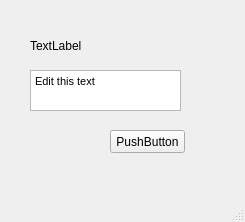
<?xml version="1.0" encoding="UTF-8"?>
<ui version="4.0">
 <class>MainWindow</class>
 <widget class="QMainWindow" name="MainWindow">
  <property name="geometry">
   <rect>
    <x>0</x>
    <y>0</y>
    <width>245</width>
    <height>222</height>
   </rect>
  </property>
  <property name="windowTitle">
   <string>QuickWindow</string>
  </property>
  <widget class="QWidget" name="centralwidget">
   <widget class="QPushButton" name="pushButton">
    <property name="geometry">
     <rect>
      <x>110</x>
      <y>130</y>
      <width>75</width>
      <height>23</height>
     </rect>
    </property>
    <property name="text">
     <string>PushButton</string>
    </property>
   </widget>
   <widget class="QLabel" name="label">
    <property name="geometry">
     <rect>
      <x>30</x>
      <y>25</y>
      <width>151</width>
      <height>41</height>
     </rect>
    </property>
    <property name="text">
     <string>TextLabel</string>
    </property>
   </widget>
   <widget class="QTextEdit" name="textEdit">
    <property name="geometry">
     <rect>
      <x>30</x>
      <y>70</y>
      <width>151</width>
      <height>41</height>
     </rect>
    </property>
    <property name="html">
     <string>&lt;!DOCTYPE HTML PUBLIC &quot;-//W3C//DTD HTML 4.0//EN&quot; &quot;http://www.w3.org/TR/REC-html40/strict.dtd&quot;&gt;
&lt;html&gt;&lt;head&gt;&lt;meta name=&quot;qrichtext&quot; content=&quot;1&quot; /&gt;&lt;style type=&quot;text/css&quot;&gt;
p, li { white-space: pre-wrap; }
&lt;/style&gt;&lt;/head&gt;&lt;body style=&quot; font-family:'MS Shell Dlg 2'; font-size:8.25pt; font-weight:400; font-style:normal;&quot;&gt;
&lt;p style=&quot; margin-top:0px; margin-bottom:0px; margin-left:0px; margin-right:0px; -qt-block-indent:0; text-indent:0px;&quot;&gt;Edit this text&lt;/p&gt;&lt;/body&gt;&lt;/html&gt;</string>
    </property>
   </widget>
  </widget>
  <widget class="QMenuBar" name="menubar">
   <property name="geometry">
    <rect>
     <x>0</x>
     <y>0</y>
     <width>245</width>
     <height>18</height>
    </rect>
   </property>
  </widget>
  <widget class="QStatusBar" name="statusbar"/>
 </widget>
 <resources/>
 <connections/>
</ui>
